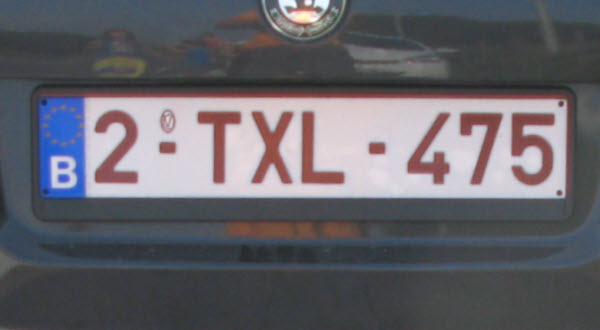
#> input picture Proyecto1/images85.jpg, 600 x 330 px
$ python detector.py
#> lines starting #> are read from the running program, lines starting #| are printed output that depends on the picture; after the words box and inside, x2 and y2 are one past the last pixel; in counts of white or black regions, pixels touching at a corner belong together
#> further down, raw is the input picture: shape (330, 600, 3); mean B, G, R 104.8, 98.4, 100.2
import numpy as np
import cv2 as cv
import joblib
import sys

def extent(cnt):
    """ Receives the dims of a contour and returns its values

    Args:
        cnt (np array): The contour

    Returns:
        res (np array): The dimentions
    """

    area = cv.contourArea(cnt)
    x,y,w,h = cv.boundingRect(cnt)
    rect_area = w*h
    res = float(area)/rect_area
    return res

def cortador(img_raw):
    """ Receives the direction of the image to process and returns the plate

    Args:
        img_raw (str): The direction of the image

    Returns:
        img_raw (np array): The array of the image with the plate marked
        objetive (np array): The array of the plate section
        xp (int): The X position of the starting point of the box marking the plate
        yp (int): The Y position of the starting point of the box marking the plate
    """

    # Variances of each color. I'm searching for the lowest variance
    red = np.var(img_raw[:,:,0])
#> red = 3390.7
    green = np.var(img_raw[:,:,1])
#> green = 2810.8
    blue = np.var(img_raw[:,:,2])
#> blue = 3154.4

    if blue < green and blue < red:
        imgray = img_raw[:,:,2]
    elif green < blue and green < red:
        imgray = img_raw[:,:,1]
    else:
        imgray = img_raw[:,:,0]

    # Normalization of the image
    _, imgray = cv.threshold(imgray, 210, 255,cv.THRESH_TRUNC)
    _, imgray = cv.threshold(imgray, 60, 255,cv.THRESH_TOZERO)
    imgray = cv.GaussianBlur(imgray, (5,5), 10)

    # Getting all the contours
    thresh = cv.adaptiveThreshold(imgray, 255,cv.ADAPTIVE_THRESH_GAUSSIAN_C, cv.THRESH_BINARY_INV,17,1)
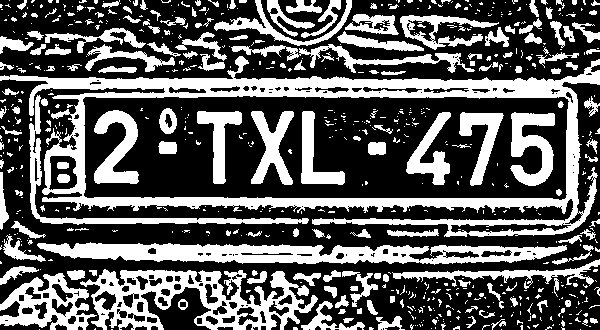
#> thresh: shape (330, 600); 36.2% white; 673 white regions (501 under 20 px)
    contours, hierarchy = cv.findContours(thresh, cv.RETR_TREE,cv.CHAIN_APPROX_SIMPLE)
#> contours = 932 contours, 735 with area under 20; largest, box (x1, y1, x2, y2) and area: (0, 56, 600, 237) 68926, (82, 95, 570, 201) 48838, (80, 269, 318, 330) 7864, (37, 242, 567, 265) 7152, (0, 273, 97, 330) 3052

    # Getting the plate searching the most rectangular one
    img = img_raw.copy()
    m, n = 0, 0
    for i, contorn in enumerate(contours):
        ext = extent(contorn)
        ext = round(ext, 2)
        x,y,w,h = cv.boundingRect(contorn)
        img = cv.drawContours(img,[contorn],0,(0,255,0),2)
        img = cv.rectangle(img,(x,y),(x+w,y+h),(0,255,255),2)
        if (ext > m):
            n = i
            m = ext
#> this loop made 932 passes
#> (area in extent, x, y, w, h, rect_area in extent, res in extent, ext) on passes 41, 42, 52: (23.5, 590, 318, 8, 6, 48, 0.49, 0.49), (24.5, 343, 318, 11, 5, 55, 0.445, 0.45), (148.5, 376, 316, 29, 14, 406, 0.366, 0.37)
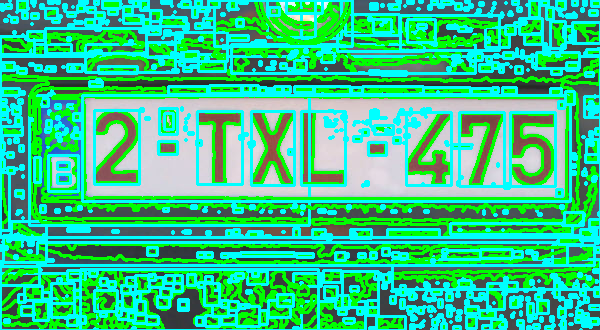
#> img: shape (330, 600, 3); mean R, G, B 51.1, 197.2, 136.9

    # Plate identified
    x, y, w, h = cv.boundingRect(contours[n])
    xp, yp = x, y
    objective = img_raw[y:y+h, x:x+w]
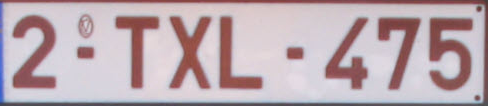
#> objective: shape (106, 488, 3); mean R, G, B 188.3, 170.3, 176.5
    cv.rectangle(img_raw, (x, y), (x + w, y + h), (0, 255, 0), 4)
    print("ETAPA 1 FINALIZADA")

    return img_raw, objective, xp, yp

def components(objective):
    """ Receives the plate in order to extract all the components

    Args:
        objetive (np array): The array of the plate section

    Returns:
        img, plate
        components (array): The array with necessary information to get the letters
        min_height (int): The value of the min height that we will use to search for a letter. This related to the whole size of the plate
        max_height (int): The value of the max height that we will use to search for a letter. This related to the whole size of the plate
        hist (np array): The histogram of the ammount of black and white in the objetive image
        mvalue (int): The mean value of the plate
        img (np array): The array of the plate section but in color
        plate (np array): The array of the plate section but in gray and normalized
    """
    # Getting the selected part
    h, w, _ = objective.shape
    c_w = int(0.04 * w)
    c_h = int(0.11 * h)
    x1 = c_w
    y1 = c_h
    x2 = w - c_w
    y2 = h - c_h
    img = objective[y1:y2, x1:x2]
#> img: shape (84, 450, 3)

    # Getting the original picture with the new coordinates
    plate = cv.cvtColor(img,cv.COLOR_BGR2GRAY)
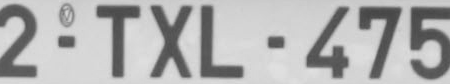
#> plate: shape (84, 450); min 69, max 225, mean 176.7
    plate = cv.GaussianBlur(plate, (7,7), 1)
    hist = cv.calcHist([plate], [0], None, [256], [0, 256])

    # Binarizing
    glow = sum(hist[100:])
    threshold = 0.5
    if glow / sum(hist) > threshold:
        img_bin = cv.adaptiveThreshold(plate, 255, cv.ADAPTIVE_THRESH_GAUSSIAN_C, cv.THRESH_BINARY_INV, 33, 5)
#> img_bin: shape (84, 450); 27.8% white; 10 white regions, largest, box (x1, y1, x2, y2) and area: (410, 7, 450, 80) 1747, (0, 4, 37, 78) 1501, (150, 5, 193, 79) 1497
    else:
        img_bin = cv.adaptiveThreshold(plate, 255, cv.ADAPTIVE_THRESH_GAUSSIAN_C, cv.THRESH_BINARY, 23, -2)

    # Cleaning the new image
    kernel = np.ones((3, 3), np.uint8)
    img_bin = cv.erode(img_bin, kernel, iterations=1)
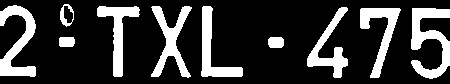
#> img_bin: shape (84, 450); 21.4% white; 10 white regions, largest, box (x1, y1, x2, y2) and area: (411, 8, 450, 79) 1391, (0, 5, 36, 77) 1191, (151, 6, 192, 78) 1121
    components = cv.connectedComponentsWithStats(img_bin, connectivity=4)

    # Getting the contours of all the elements
    contours = []
    w_med = []
    h_med = []

    for i in range(1, components[0]):
        x, y, w, h, area = components[2][i]
        contours.append(area)

    mindex = np.argmax(contours)
    mvalue = contours[mindex] * 0.10

    # Getting all the contours in the cutted image
    for i in range(1, components[0]):
        x, y, w, h, area = components[2][i]
        if area >= mvalue:
            if h > w:
                w_med.append(w)
                h_med.append(h)

    if len(h_med) != 0:
        max_height = (sum(h_med)/len(h_med)) * 1.40
        min_height = (sum(h_med)/len(h_med)) * 0.75
    else:
        max_height = plate.shape[0]
        min_height = 0
    print("ETAPA 2 FINALIZADA")

    return components, min_height, max_height, hist, mvalue, img, plate

def letras(components, min_height, max_height, hist, mvalue, img, img_raw, plate):
    """ Receives the plate in order to extract all the components

    Args:
        img, plate
        components (array): The array with necessary information to get the letters
        min_height (int): The value of the min height that we will use to search for a letter. This related to the whole size of the plate
        max_height (int): The value of the max height that we will use to search for a letter. This related to the whole size of the plate
        hist (np array): The histogram of the ammount of black and white in the objetive image
        mvalue (int): The mean value of the plate
        img (np array): The array of the plate section but in color
        img_raw (np array): The array of the whole picture with the plate marked with a rectangle
        plate (np array): The array of the plate section but in gray and normalized

    Retuns:
        entregable (np array): img_raw picture with the letters of the plate in the image
        placa (str): The string of the plate's letters
    """
#> called with min_height = 53.36, max_height = 99.6, hist = array of shape (256, 1), mvalue = 139.1

    # Putting the letters in black and everything else in white
    glow = sum(hist[100:])
    threshold = 0.5
    if glow / sum(hist) > threshold:
        img_bin2 = cv.adaptiveThreshold(plate, 255, cv.ADAPTIVE_THRESH_GAUSSIAN_C, cv.THRESH_BINARY, 33, 5)
    else:
        img_bin2 = cv.adaptiveThreshold(plate, 255, cv.ADAPTIVE_THRESH_GAUSSIAN_C, cv.THRESH_BINARY_INV, 23, -2)

    # Getting the position of the letters
    letters = []
    for i in range(1, components[0]):
        x, y, w, h, area = components[2][i]
        if area >= mvalue:
            if h > w:
                if h > min_height and h < max_height:
                    letters.append([x, y, w, h, area])

    # Ordering the letters
    letters_ordered = []
    temp = []

    for i in range(len(letters)+1):
        if i == len(letters):
            sorter = lambda x: (x[0])
            temp = sorted(temp, key=sorter)
            for j in range(len(temp)):
                letters_ordered.append(temp[j])
        else:
            if len(temp) == 0:
                temp.append(letters[i])
            else:
                if (letters[i][1] - letters[i-1][1]) < 10:
                    temp.append(letters[i])
                else:
                    sorter = lambda x: (x[0])
                    temp = sorted(temp, key=sorter)
                    for j in range(len(temp)):
                        letters_ordered.append(temp[j])
                    temp = []
                    temp.append(letters[i])
#> this loop made 8 passes

    # Removing elements that are not letters but the cutter told that they are
    ared = []
    ablue = []
    agreen = []
    for i in range(len(letters_ordered)):
        x, y, w, h, area = letters_ordered[i]
        red = np.var(img[y:y+h, x:x+w][:,:,0])
        green = np.var(img[y:y+h, x:x+w][:,:,1])
        blue = np.var(img[y:y+h, x:x+w][:,:,2])
        if blue < green and blue < red:
            ablue.append(letters_ordered[i])
        elif green < blue and green < red:
            agreen.append(letters_ordered[i])
        else:
            ared.append(letters_ordered[i])
#> this loop made 7 passes

    if len(ablue) == 1:
        letters_ordered.remove(ablue[0])
    if len(ared) == 1:
        letters_ordered.remove(ared[0])
    if len(agreen) == 1:
        letters_ordered.remove(agreen[0])

    # Saving the letters for identification
    letters = []
    for i in range(len(letters_ordered)):
        x, y, w, h, area = letters_ordered[i]
        if area >= mvalue:
            if h > w:
                if h > min_height and h < max_height:
                    letra = img_bin2[y:y+h, x:x+w]
                    letra = np.pad(letra, 5, 'constant', constant_values=255)
                    new_size = cv.resize(letra, dsize=(75, 100), interpolation=cv.INTER_LANCZOS4)
                    flatted = new_size.flatten()
                    letters.append(flatted)
#> this loop made 7 passes
#> pass 1, in letras, `new_size = cv.resize(letra, dsize=(75, 100), interpolation=cv.INTER_LA..`:
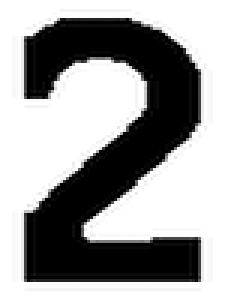
#> new_size: shape (100, 75) (shown 3 times larger); min 0, max 255, mean 155.8
#> after the loop:
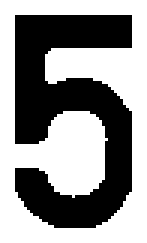
#> letra: shape (81, 49) (shown 3 times larger); 57.2% white; 1 black region, box (x1, y1, x2, y2) and area: (5, 5, 44, 76) 1698

    # Using the model to make the prediction
#> (the run stopped early here; a loop or call above may not have finished)
